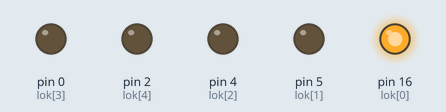
The sketch below on a simulated Arduino Uno, built with avr-gcc and run on an emulated ATmega328P. Parts: output pins drawn as LEDs (lit = HIGH).

Above: at 0.2 s.
At 1.2 s:
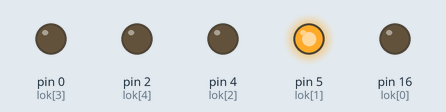
At 2.2 s:
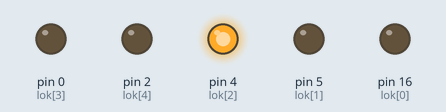
At 3.2 s:
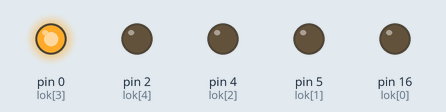
At 4.2 s:
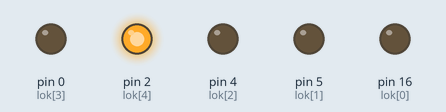
At 5.2 s:
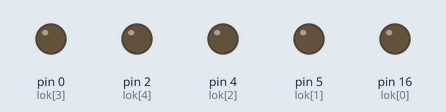
Timing chart, 0 to 5.9 s (numbered marks = the images above):
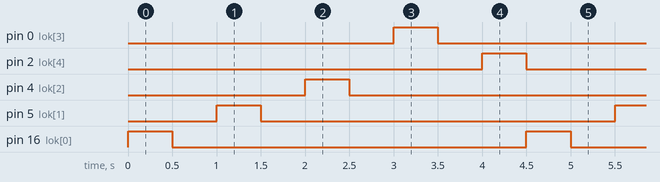

The sketch:

lad2-2.ino
```cpp
int lok[]={16,5,4,0,2};
void tew01(){
for(int i=0; i<=3;i++){
  digitalWrite(lok[i], 1);
  delay(500);
  digitalWrite(lok[i], 0);
  delay(500);

  }
  digitalWrite(lok[4], 1);
  delay(500);
  digitalWrite(lok[4], 0);

}
void setup() {
pinMode (lok[0], OUTPUT);
pinMode (lok[1], OUTPUT);
pinMode (lok[2], OUTPUT);
pinMode (lok[3], OUTPUT);
pinMode (lok[4], OUTPUT);
}
void loop() {
 tew01();

}
```

Measured:
- by itself, pin 0 (lok[3]), pin 2 (lok[4]), pin 4 (lok[2]), pin 5 (lok[1]), pin 16 (lok[0]): alternates HIGH for 0.50 s and LOW for 4.0 s
- by itself, everything shown: repeats every 4.5 s, in 10 steps
